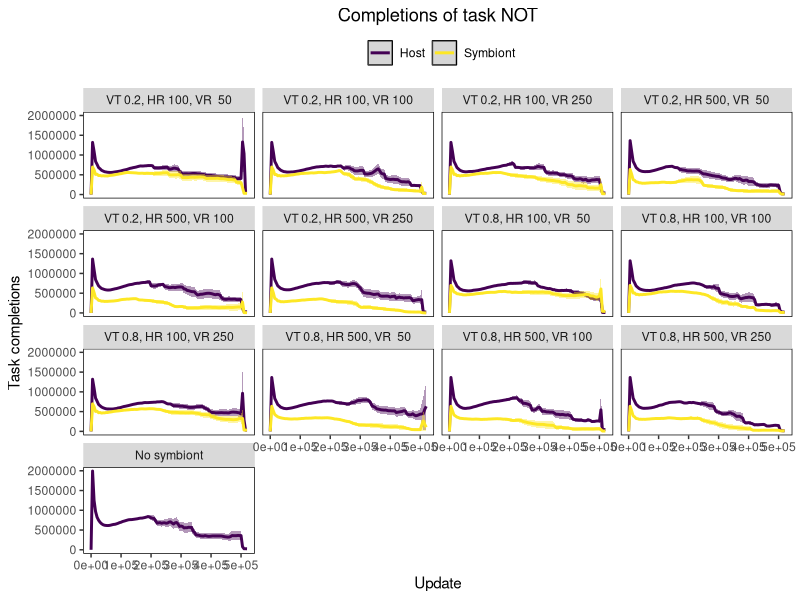
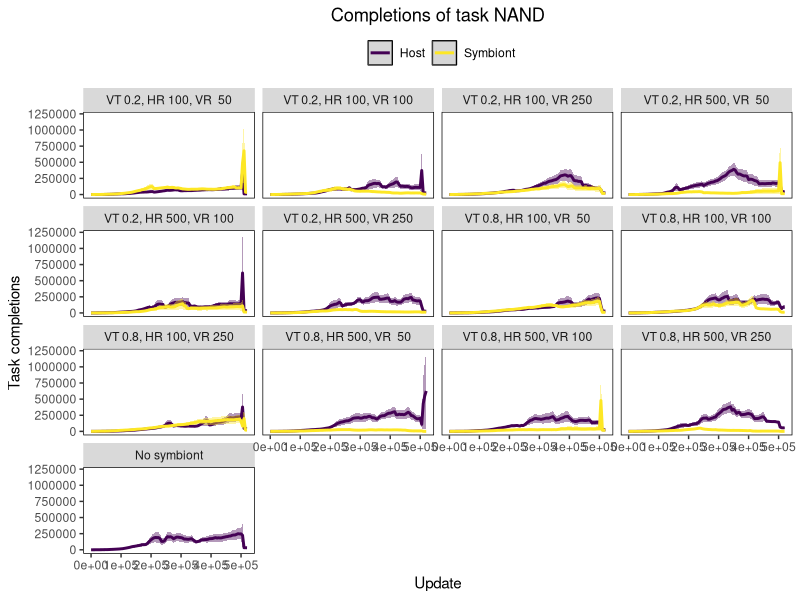
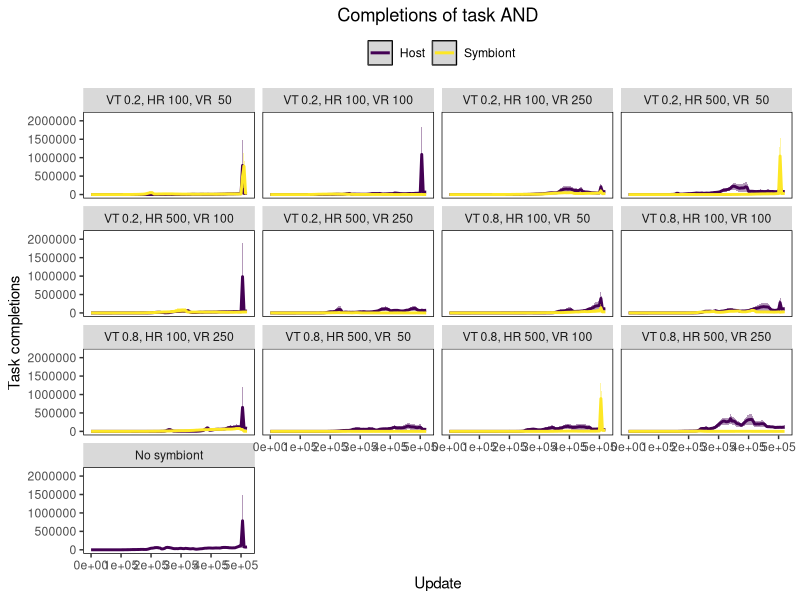
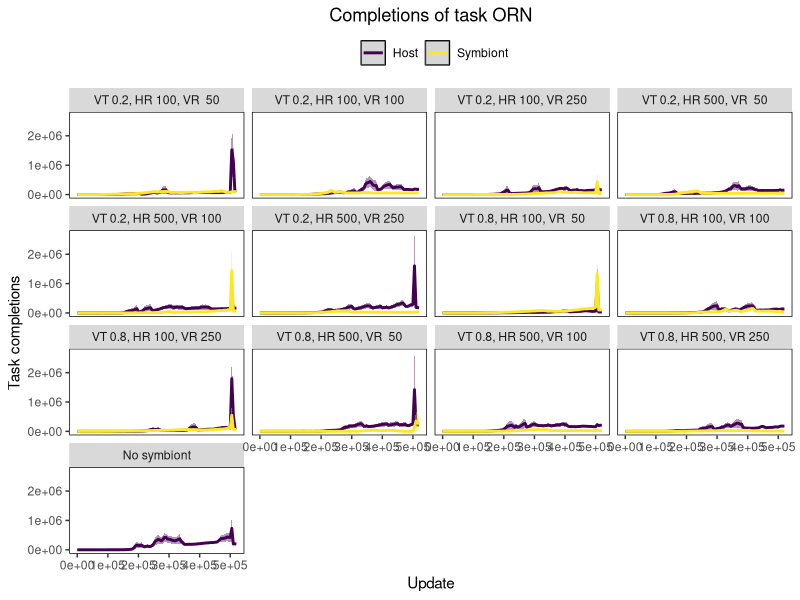
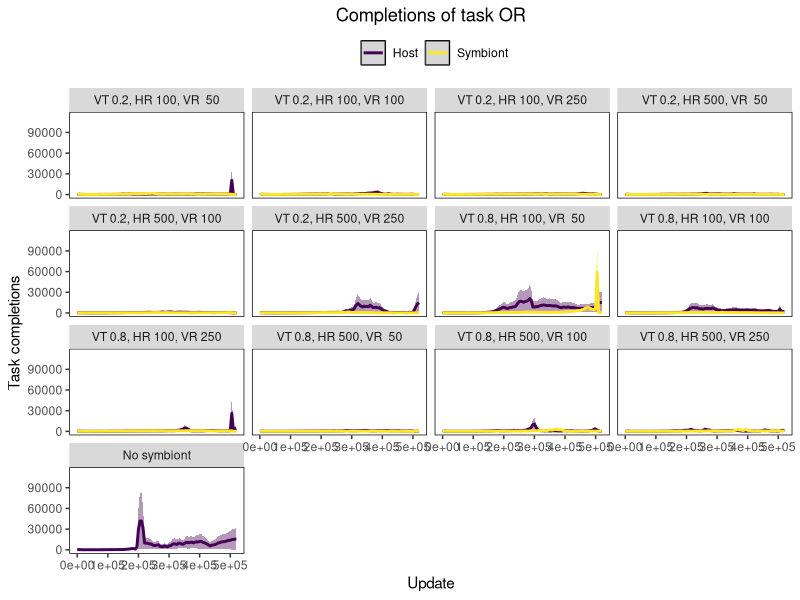
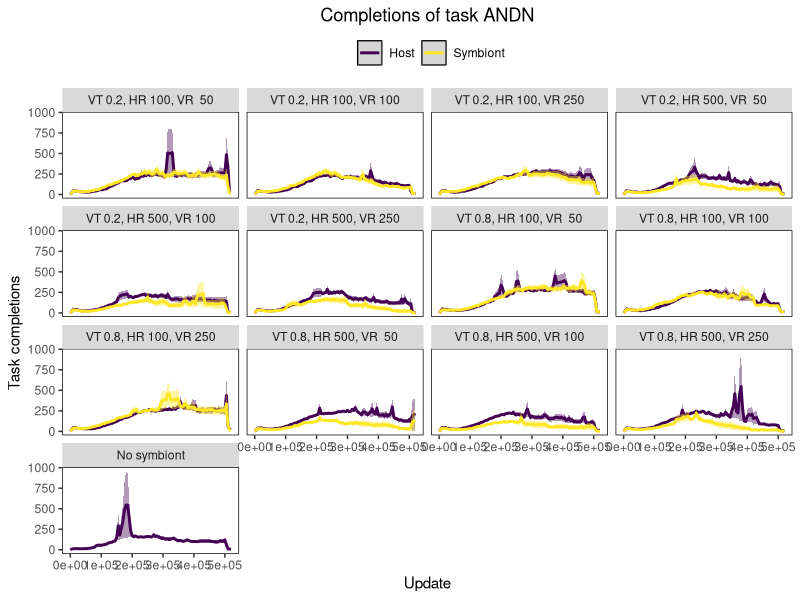
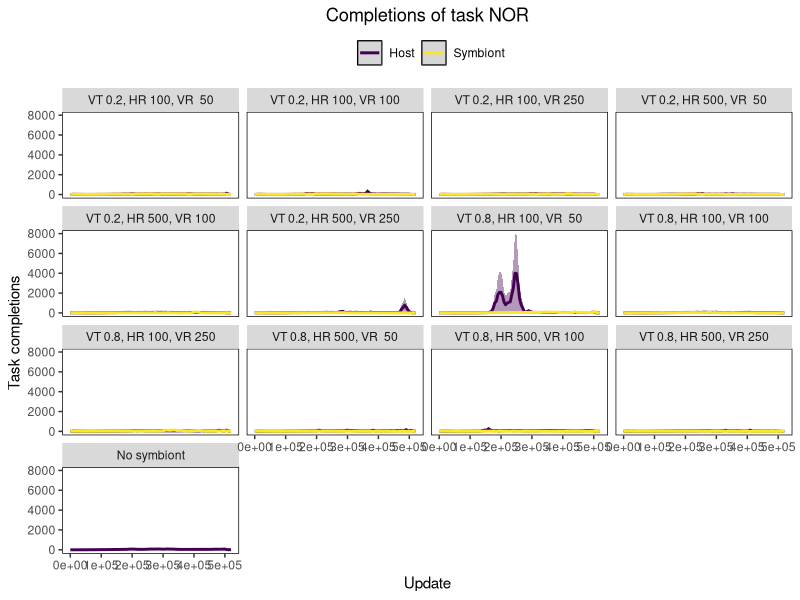
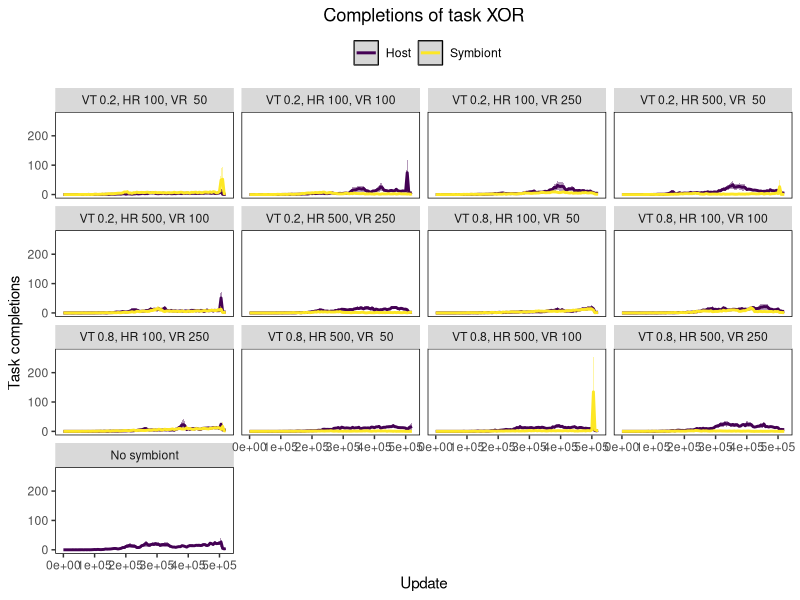

Here is the R script that generated these plots, in order:
library(ggplot2)
library(viridis)
library(reshape2)
library(gridExtra)

pdf("OverTime.pdf")

#Set your working directory to the Analysis folder for your project

#Read in the data
initial_data_full <- read.csv("munged_tasks.csv", h=T)
# for (i in list(100, 500)) {
	initial_data <- initial_data_full #subset(initial_data_full, ht_res==i)

	tasks <- c("NOT", "NAND", "AND", "ORN", "OR", "ANDN", "NOR", "XOR", "EQU")
	task_columns <- lapply(tasks, function(x) paste0("task_", x))
	task_map <- tasks
	names(task_map) <- task_columns

	vt_label = function(l) {
	    #l$vert <- lapply(l$vert, function(x) paste(if (x == "No symbiont") { "" } else { "Vertical transmission" }, x))
	    #lapply(l$vert, function(x) paste(if (x == "No symbiont") { "" } else { "Vertical transmission" }, x))
		x <- apply(l, 1, function(l) {
			if (l['vert'] == "No symbiont") { l['vert'] } else {
				paste0("VT ", l['vert'], ", HR ", l['ht_res'], ", VR ", l['vt_res'])
			}
		})
		# print(l)
		# print('-->')
		# print(x)
		list(x)
	}

	task_data <- melt(initial_data, id.vars=c("update", "vert", "partner", "ht_res", "vt_res"), measure.vars=task_columns)
	for (t in task_columns) {
	    print(ggplot(data=subset(task_data, variable==t), aes(x=update, y=value, color=partner, fill=partner)) +
	        stat_summary(fun.data="mean_se", geom=c("smooth"), se=TRUE) +
	        ylab("Task completions") +
	    	xlab("Update") +
	    	ggtitle(paste("Completions of task", task_map[t])) +
	    	theme(panel.background = element_rect(fill='white', colour='black')) +
	    	theme(panel.grid.major = element_blank(), panel.grid.minor = element_blank(), legend.position='top', plot.title=element_text(hjust=0.5)) +
	    	guides(fill="none") +
	    	scale_color_manual(name="", values=viridis(2), guide=guide_legend(direction='horizontal'), breaks=c("host", "symbiont"), labels=c("Host", "Symbiont")) +
	        scale_fill_manual(values=viridis(2), breaks=c("host", "symbiont")) +
	    	#scale_y_continuous(trans='log10') +
	    	facet_wrap(c("vert", "ht_res", "vt_res"), labeller=vt_label)
	    	)
	}

	donated_data <- melt(subset(initial_data, partner=="symbiont"), id.vars=c("update","vert", "ht_res", "vt_res"), measure.vars=c("earned", "donated", "stolen"))
	print(ggplot(data=donated_data, aes(x=update, y=value, color=variable, fill=variable)) +
	    stat_summary(fun.data="mean_se", geom=c("smooth"), se=TRUE) +
	    ylab("Total resources") +
	    ggtitle("Symbiont resources earned and donated") +
		xlab("Update") +
		theme(panel.background = element_rect(fill='white', colour='black')) +
		theme(panel.grid.major = element_blank(), panel.grid.minor = element_blank(), legend.position='top', plot.title=element_text(hjust=0.5)) +
		guides(fill="none") +
		scale_color_manual(name="", values=viridis(3), guide=guide_legend(direction='horizontal'), breaks=c("earned", "donated", "stolen"), labels=c("Symbiont earned resources", "Symbiont donated resources", "Symbiont stolen resources")) +
	    scale_fill_manual(values=viridis(3), breaks=c("earned", "donated", "stolen")) +
    	facet_wrap(c("vert", "ht_res", "vt_res"), labeller=vt_label)
	    # facet_wrap(~vert, labeller=vt_label)
	    )
	call_data <- melt(subset(initial_data, partner=="symbiont"), id.vars=c("update","vert", "ht_res", "vt_res"), measure.vars=c("donate_calls", "steal_calls"))
	print(ggplot(data=call_data, aes(x=update, y=value, color=variable, fill=variable)) +
	    stat_summary(fun.data="mean_se", geom=c("smooth"), se=TRUE) +
	    ggtitle("Total times symbionts ran the instruction") +
	    ylab("Times donated") +
		xlab("Update") +
		theme(panel.background = element_rect(fill='white', colour='black')) +
		theme(panel.grid.major = element_blank(), panel.grid.minor = element_blank(), legend.position='top', plot.title=element_text(hjust=0.5)) +
		guides(fill="none") +
		scale_color_manual(name="", values=viridis(2), guide=guide_legend(direction='horizontal'), breaks=c("donate_calls", "steal_calls"), labels=c("Times donated", "Times stolen")) +
	    scale_fill_manual(values=viridis(2), breaks=c("donate_calls", "steal_calls")) +
    	facet_wrap(c("vert", "ht_res", "vt_res"), labeller=vt_label)
	    # facet_wrap(~vert, labeller=vt_label)
	    )
	print(ggplot(data=subset(initial_data, partner=="symbiont" & is.finite(mutualism)), aes(x=factor(as.character(vert), levels=unique(vert)), y=mutualism)) +
		geom_boxplot(alpha=0.5, outlier.size=0.5) +
	    ggtitle("Average mutualism in the dominant host") +
	    ylab("Mutualism") +
	    ylim(-1, 1) +
		xlab("Vertical transmission rate") +
		theme(panel.background = element_rect(fill='white', colour='black')) +
		theme(panel.grid.major = element_blank(), panel.grid.minor = element_blank(), legend.position='top', plot.title=element_text(hjust=0.5)) +
		guides(fill="none"))

	trans_data <- melt(subset(initial_data, partner=="symbiont"), id.vars=c("update","vert", "ht_res", "vt_res"), measure.vars=c("attempts_horiz", "success_horiz", "attempts_vert"))
	print(ggplot(data=trans_data, aes(x=update, y=value, color=variable, fill=variable)) +
	    stat_summary(fun.data="mean_se", geom=c("smooth"), se=TRUE) +
	    ylab("Transmission events") +
	    ggtitle("Symbiont transmission events") +
		xlab("Update") +
		theme(panel.background = element_rect(fill='white', colour='black')) +
		theme(panel.grid.major = element_blank(), panel.grid.minor = element_blank(), legend.position='top', plot.title=element_text(hjust=0.5)) +
		guides(fill="none") +
		scale_color_manual(name="", values=viridis(3), guide=guide_legend(direction='horizontal'), breaks=c("attempts_horiz", "success_horiz", "attempts_vert"),
			labels=c("Attempted horizontal transmission", "Successful horizontal transmission", "Vertical transmission")) +
	    scale_fill_manual(values=viridis(3), breaks=c("attempts_horiz", "success_horiz", "attempts_vert")) +
	   	facet_wrap(c("vert", "ht_res", "vt_res"), labeller=vt_label)
	    # facet_wrap(~vert, labeller=vt_label)
	    )
	trans_data <- melt(subset(initial_data, partner=="symbiont"), id.vars=c("update","vert", "ht_res", "vt_res"), measure.vars=c("success_horiz", "attempts_vert"))
	print(ggplot(data=trans_data, aes(x=update, y=value, color=variable, fill=variable)) +
	    stat_summary(fun.data="mean_se", geom=c("smooth"), se=TRUE) +
	    ylab("Transmission events") +
	    ggtitle("Symbiont transmission events") +
		xlab("Update") +
		theme(panel.background = element_rect(fill='white', colour='black')) +
		theme(panel.grid.major = element_blank(), panel.grid.minor = element_blank(), legend.position='top', plot.title=element_text(hjust=0.5)) +
		guides(fill="none") +
		scale_color_manual(name="", values=viridis(2), guide=guide_legend(direction='horizontal'), breaks=c("success_horiz", "attempts_vert"),
			labels=c("Successful horizontal transmission", "Vertical transmission")) +
	    scale_fill_manual(values=viridis(2), breaks=c("success_horiz", "attempts_vert")) +
    	facet_wrap(c("vert", "ht_res", "vt_res"), labeller=vt_label)
	    # facet_wrap(~vert, labeller=vt_label)
	    )
# }

warnings()
